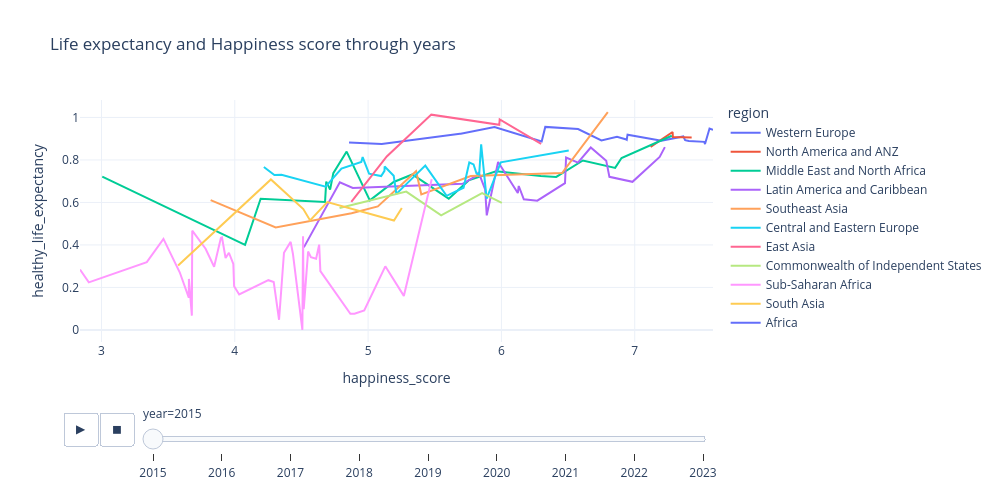

The notebook cell this image was saved under:
### Markdown cell above
I will analyze happiness score and healthy life expectancy through the years to check the hypothesis. I decided to use Plotly for constructing the linear form of graph.

### Code cell
world_happiness_2015['year'] = 2015
world_happiness_2016['year'] = 2016
world_happiness_2017['year'] = 2017
world_happiness_2018['year'] = 2018
world_happiness_2019['year'] = 2019
world_happiness_2020['year'] = 2020
world_happiness_2021['year'] = 2021
world_happiness_2022['year'] = 2022
world_happiness_2023['year'] = 2023

concatted = pd.concat(
    [world_happiness_2015, world_happiness_2016, world_happiness_2017, world_happiness_2018, world_happiness_2019,
     world_happiness_2020, world_happiness_2021, world_happiness_2022, world_happiness_2023], ignore_index=True)

fig = px.line(
    concatted, 
    x='happiness_score', 
    y='healthy_life_expectancy', 
    animation_frame='year', 
    title='Life expectancy and Happiness score through years',
    labels={
        'happiness_score': 'happiness_score',
        'healthy_life_expectancy': 'healthy_life_expectancy'
    },
    template='plotly_white',
    color='region'  
)

fig.update_layout(width=1000, height=500)
fig.show()

### Figure 1 — Plotly figure (JSON) as saved in the notebook; plotly's stock layout.template omitted (floating-point values rounded to 4 significant figures)
{"data": [{"hovertemplate": "region=Western Europe<br>year=2015<br>happiness_score=%{x}<br>healthy_life_expectancy=%{y}<extra></extra>", "legendgroup": "Western Europe", "line": {"color": "#636efa", "dash": "solid"}, "marker": {"symbol": "circle"}, "mode": "lines", "name": "Western Europe", "orientation": "v", "showlegend": true, "type": "scatter", "x": [7.587, 7.561, 7.527, 7.522, 7.406, 7.378, 7.364, 7.2, 6.946, 6.94, 6.937, 6.867, 6.75, 6.575, 6.329, 6.302, 5.948, 5.695, 5.689, 5.102, 4.857], "xaxis": "x", "y": [0.9414, 0.9478, 0.8746, 0.8852, 0.8891, 0.8928, 0.9109, 0.8904, 0.9189, 0.8953, 0.8967, 0.9094, 0.8919, 0.9458, 0.9556, 0.8872, 0.9545, 0.9236, 0.9236, 0.8752, 0.8821], "yaxis": "y"}, {"hovertemplate": "region=North America and ANZ<br>year=2015<br>happiness_score=%{x}<br>healthy_life_expectancy=%{y}<extra></extra>", "legendgroup": "North America and ANZ", "line": {"color": "#EF553B", "dash": "solid"}, "marker": {"symbol": "circle"}, "mode": "lines", "name": "North America and ANZ", "orientation": "v", "showlegend": true, "type": "scatter", "x": [7.427, 7.286, 7.284, 7.119], "xaxis": "x", "y": [0.9056, 0.9084, 0.9316, 0.8618], "yaxis": "y"}, {"hovertemplate": "region=Middle East and North Africa<br>year=2015<br>happiness_score=%{x}<br>healthy_life_expectancy=%{y}<extra></extra>", "legendgroup": "Middle East and North Africa", "line": {"color": "#00cc96", "dash": "solid"}, "marker": {"symbol": "circle"}, "mode": "lines", "name": "Middle East and North Africa", "orientation": "v", "showlegend": true, "type": "scatter", "x": [7.278, 6.901, 6.853, 6.611, 6.411, 6.295, 5.96, 5.754, 5.605, 5.332, 5.192, 5.013, 4.839, 4.739, 4.715, 4.686, 4.677, 4.194, 4.077, 3.006], "xaxis": "x", "y": [0.9139, 0.8093, 0.7628, 0.7973, 0.7202, 0.7249, 0.7472, 0.7038, 0.6177, 0.7317, 0.6964, 0.6095, 0.8395, 0.7379, 0.6602, 0.698, 0.6024, 0.6171, 0.4006, 0.7219], "yaxis": "y"}, {"hovertemplate": "region=Latin America and Caribbean<br>year=2015<br>happiness_score=%{x}<br>healthy_life_expectancy=%{y}<extra></extra>", "legendgroup": "Latin America and Caribbean", "line": {"color": "#ab63fa", "dash": "solid"}, "marker": {"symbol": "circle"}, "mode": "lines", "name": "Latin America and Caribbean", "orientation": "v", "showlegend": true, "type": "scatter", "x": [7.226, 7.187, 6.983, 6.81, 6.786, 6.67, 6.574, 6.485, 6.477, 6.269, 6.168, 6.13, 6.123, 5.975, 5.89, 5.878, 5.828, 5.824, 5.709, 4.885, 4.788, 4.518], "xaxis": "x", "y": [0.8603, 0.8144, 0.697, 0.7205, 0.7966, 0.8586, 0.7872, 0.8116, 0.6908, 0.6082, 0.6148, 0.6774, 0.6442, 0.7907, 0.5392, 0.661, 0.7431, 0.7302, 0.6874, 0.6683, 0.6951, 0.3885], "yaxis": "y"}, {"hovertemplate": "region=Southeast Asia<br>year=2015<br>happiness_score=%{x}<br>healthy_life_expectancy=%{y}<extra></extra>", "legendgroup": "Southeast Asia", "line": {"color": "#FFA15A", "dash": "solid"}, "marker": {"symbol": "circle"}, "mode": "lines", "name": "Southeast Asia", "orientation": "v", "showlegend": true, "type": "scatter", "x": [6.798, 6.455, 5.77, 5.399, 5.36, 5.073, 4.876, 4.307, 3.819], "xaxis": "x", "y": [1.025, 0.7385, 0.7239, 0.6379, 0.7468, 0.5811, 0.5491, 0.4825, 0.6111], "yaxis": "y"}, {"hovertemplate": "region=Central and Eastern Europe<br>year=2015<br>happiness_score=%{x}<br>healthy_life_expectancy=%{y}<extra></extra>", "legendgroup": "Central and Eastern Europe", "line": {"color": "#19d3f3", "dash": "solid"}, "marker": {"symbol": "circle"}, "mode": "lines", "name": "Central and Eastern Europe", "orientation": "v", "showlegend": true, "type": "scatter", "x": [6.505, 5.995, 5.889, 5.848, 5.833, 5.813, 5.791, 5.759, 5.716, 5.589, 5.429, 5.212, 5.192, 5.124, 5.123, 5.098, 5.007, 4.959, 4.949, 4.8, 4.681, 4.35, 4.297, 4.218], "xaxis": "x", "y": [0.8448, 0.789, 0.6183, 0.8734, 0.7313, 0.7361, 0.779, 0.7881, 0.6693, 0.6313, 0.7736, 0.6404, 0.7252, 0.7689, 0.7484, 0.7244, 0.7355, 0.8133, 0.7908, 0.7591, 0.6739, 0.7299, 0.7293, 0.7665], "yaxis": "y"}, {"hovertemplate": "region=East Asia<br>year=2015<br>happiness_score=%{x}<br>healthy_life_expectancy=%{y}<extra></extra>", "legendgroup": "East Asia", "line": {"color": "#FF6692", "dash": "solid"}, "marker": {"symbol": "circle"}, "mode": "lines", "name": "East Asia", "orientation": "v", "showlegend": true, "type": "scatter", "x": [6.298, 5.987, 5.984, 5.474, 5.14, 4.874], "xaxis": "x", "y": [0.8753, 0.9911, 0.9654, 1.013, 0.8166, 0.6027], "yaxis": "y"}, {"hovertemplate": "region=Commonwealth of Independent States<br>year=2015<br>happiness_score=%{x}<br>healthy_life_expectancy=%{y}<extra></extra>", "legendgroup": "Commonwealth of Independent States", "line": {"color": "#B6E880", "dash": "solid"}, "marker": {"symbol": "circle"}, "mode": "lines", "name": "Commonwealth of Independent States", "orientation": "v", "showlegend": true, "type": "scatter", "x": [6.003, 5.855, 5.548, 5.286, 4.786], "xaxis": "x", "y": [0.5977, 0.6437, 0.5389, 0.6509, 0.5738], "yaxis": "y"}, {"hovertemplate": "region=Sub-Saharan Africa<br>year=2015<br>happiness_score=%{x}<br>healthy_life_expectancy=%{y}<extra></extra>", "legendgroup": "Sub-Saharan Africa", "line": {"color": "#FF97FF", "dash": "solid"}, "marker": {"symbol": "circle"}, "mode": "lines", "name": "Sub-Saharan Africa", "orientation": "v", "showlegend": true, "type": "scatter", "x": [5.477, 5.268, 5.129, 4.971, 4.898, 4.867, 4.642, 4.633, 4.61, 4.571, 4.55, 4.517, 4.512, 4.507, 4.436, 4.419, 4.369, 4.332, 4.292, 4.252, 4.033, 3.995, 3.989, 3.956, 3.931, 3.904, 3.896, 3.845, 3.781, 3.681, 3.678, 3.667, 3.656, 3.655, 3.587, 3.465, 3.34, 2.905, 2.839], "xaxis": "x", "y": [0.7095, 0.1601, 0.2992, 0.09131, 0.07612, 0.07566, 0.2769, 0.4013, 0.3347, 0.342, 0.3688, 0.09806, 0.4405, 0, 0.3587, 0.4143, 0.3629, 0.04776, 0.2256, 0.234, 0.1668, 0.2058, 0.3105, 0.3631, 0.3386, 0.4354, 0.4337, 0.2971, 0.3821, 0.4672, 0.06699, 0.1501, 0.2401, 0.1519, 0.2712, 0.4286, 0.3191, 0.224, 0.2844], "yaxis": "y"}, {"hovertemplate": "region=South Asia<br>year=2015<br>happiness_score=%{x}<br>healthy_life_expectancy=%{y}<extra></extra>", "legendgroup": "South Asia", "line": {"color": "#FECB52", "dash": "solid"}, "marker": {"symbol": "circle"}, "mode": "lines", "name": "South Asia", "orientation": "v", "showlegend": true, "type": "scatter", "x": [5.253, 5.194, 4.694, 4.565, 4.514, 4.271, 3.575], "xaxis": "x", "y": [0.5741, 0.5147, 0.6016, 0.5153, 0.5687, 0.7081, 0.3034], "yaxis": "y"}, {"hovertemplate": "region=Africa<br>year=2015<br>happiness_score=%{x}<br>healthy_life_expectancy=%{y}<extra></extra>", "legendgroup": "Africa", "line": {"color": "#636efa", "dash": "solid"}, "marker": {"symbol": "circle"}, "mode": "lines", "name": "Africa", "orientation": "v", "showlegend": true, "type": "scatter", "x": [5.057], "xaxis": "x", "y": [0.4387], "yaxis": "y"}], "layout": {"height": 500, "legend": {"title": {"text": "region"}, "tracegroupgap": 0}, "sliders": [{"active": 0, "currentvalue": {"prefix": "year="}, "len": 0.9, "pad": {"b": 10, "t": 60}, "steps": [{"args": [["2015"], {"frame": {"duration": 0, "redraw": false}, "fromcurrent": true, "mode": "immediate", "transition": {"duration": 0, "easing": "linear"}}], "label": "2015", "method": "animate"}, {"args": [["2016"], {"frame": {"duration": 0, "redraw": false}, "fromcurrent": true, "mode": "immediate", "transition": {"duration": 0, "easing": "linear"}}], "label": "2016", "method": "animate"}, {"args": [["2017"], {"frame": {"duration": 0, "redraw": false}, "fromcurrent": true, "mode": "immediate", "transition": {"duration": 0, "easing": "linear"}}], "label": "2017", "method": "animate"}, {"args": [["2018"], {"frame": {"duration": 0, "redraw": false}, "fromcurrent": true, "mode": "immediate", "transition": {"duration": 0, "easing": "linear"}}], "label": "2018", "method": "animate"}, {"args": [["2019"], {"frame": {"duration": 0, "redraw": false}, "fromcurrent": true, "mode": "immediate", "transition": {"duration": 0, "easing": "linear"}}], "label": "2019", "method": "animate"}, {"args": [["2020"], {"frame": {"duration": 0, "redraw": false}, "fromcurrent": true, "mode": "immediate", "transition": {"duration": 0, "easing": "linear"}}], "label": "2020", "method": "animate"}, {"args": [["2021"], {"frame": {"duration": 0, "redraw": false}, "fromcurrent": true, "mode": "immediate", "transition": {"duration": 0, "easing": "linear"}}], "label": "2021", "method": "animate"}, {"args": [["2022"], {"frame": {"duration": 0, "redraw": false}, "fromcurrent": true, "mode": "immediate", "transition": {"duration": 0, "easing": "linear"}}], "label": "2022", "method": "animate"}, {"args": [["2023"], {"frame": {"duration": 0, "redraw": false}, "fromcurrent": true, "mode": "immediate", "transition": {"duration": 0, "easing": "linear"}}], "label": "2023", "method": "animate"}], "x": 0.1, "xanchor": "left", "y": 0, "yanchor": "top"}], "title": {"text": "Life expectancy and Happiness score through years"}, "updatemenus": [{"buttons": [{"args": [null, {"frame": {"duration": 500, "redraw": false}, "fromcurrent": true, "mode": "immediate", "transition": {"duration": 500, "easing": "linear"}}], "label": "&#9654;", "method": "animate"}, {"args": [[null], {"frame": {"duration": 0, "redraw": false}, "fromcurrent": true, "mode": "immediate", "transition": {"duration": 0, "easing": "linear"}}], "label": "&#9724;", "method": "animate"}], "direction": "left", "pad": {"r": 10, "t": 70}, "showactive": false, "type": "buttons", "x": 0.1, "xanchor": "right", "y": 0, "yanchor": "top"}], "width": 1000, "xaxis": {"anchor": "y", "autorange": true, "domain": [0, 1], "range": [2.839, 7.587], "title": {"text": "happiness_score"}, "type": "linear"}, "yaxis": {"anchor": "x", "autorange": true, "domain": [0, 1], "range": [-0.05696, 1.082], "title": {"text": "healthy_life_expectancy"}, "type": "linear"}}}
